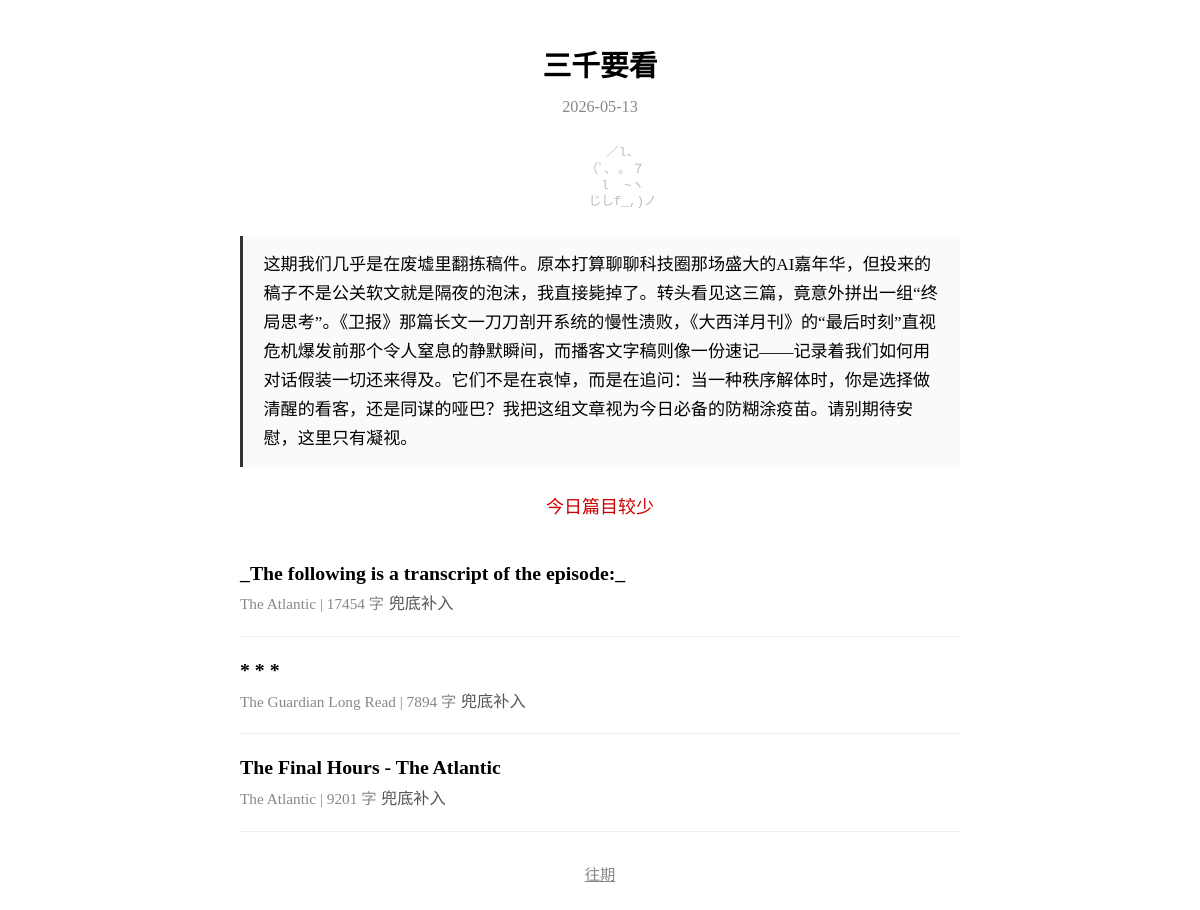
Before: / with the older database file.
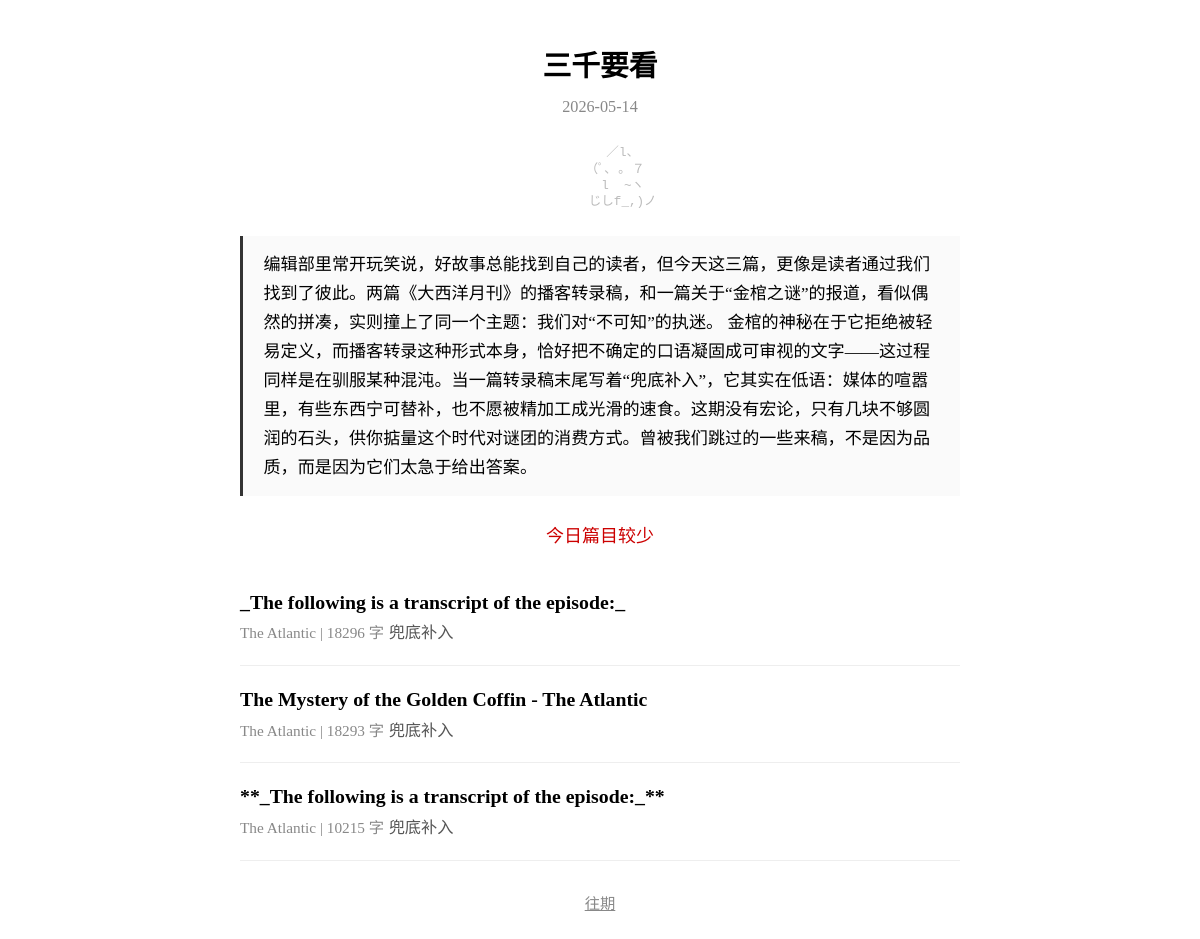
After: the same page with the newer database file.
### tables this page shows
CREATE TABLE issues (
            date TEXT PRIMARY KEY,
            articles TEXT NOT NULL DEFAULT '[]',
            editor_note TEXT NOT NULL DEFAULT '',
            stats TEXT NOT NULL DEFAULT '{}',
            epub_sent_at TEXT
        );

CREATE TABLE articles (
            id TEXT PRIMARY KEY,
            title_zh TEXT NOT NULL DEFAULT '',
            source TEXT NOT NULL DEFAULT '',
            source_url TEXT NOT NULL DEFAULT '',
            author TEXT NOT NULL DEFAULT '',
            summary_zh TEXT NOT NULL DEFAULT '',
            tags TEXT NOT NULL DEFAULT '[]',
            word_count_zh INTEGER NOT NULL DEFAULT 0,
            original_word_count INTEGER NOT NULL DEFAULT 0,
            translation_model TEXT NOT NULL DEFAULT '',
            prompt_version TEXT NOT NULL DEFAULT '',
            quality_score TEXT NOT NULL DEFAULT '{}',
            read_status TEXT NOT NULL DEFAULT 'unread',
            read_at TEXT,
            fetched_at TEXT NOT NULL DEFAULT ''
        , section_id TEXT NOT NULL DEFAULT '', has_spoiler INTEGER NOT NULL DEFAULT 0, topic_keywords TEXT NOT NULL DEFAULT '[]');

### server.py (the view)
@app.get("/", response_class=HTMLResponse)
async def index():
    latest_date = get_latest_issue_date()
    today_str = date.today().isoformat()
    if not latest_date:
        template = env.get_template("index.html")
        return template.render(issue=None, articles=[], today=today_str)
    issue = get_issue(latest_date)
    if not issue:
        template = env.get_template("index.html")
        return template.render(issue=None, articles=[], today=today_str)
    article_ids = issue.get("articles", [])
    articles = get_articles_by_ids(article_ids)
    template = env.get_template("index.html")
    return template.render(issue=issue, articles=articles, today=latest_date)

### templates/index.html (shortened to what this page needs)
<!DOCTYPE html>
<html lang="zh-CN">
<head>
</head>
<body>
{% if issue %}
<h1>三千要看</h1>
<div class="date">{{ today }}</div>
<pre class="cat-art">
      ／l、
    （ﾟ､ ｡ ７
      l  ~ヽ
      じしf_,)ノ
</pre>
<div class="editor-note">
{{ issue.editor_note | e }}
</div>
{% if issue.stats.get('fallback_note') %}
<p style="color:#c00;text-align:center">{{ issue.stats.fallback_note }}</p>
{% endif %}
<ul class="article-list">
{% for a in articles %}
<li class="article-item">
  <a href="/article/{{ a.id }}">
    <span class="title">{{ a.title_zh or a.id }}</span>
    <span class="meta">{{ a.source }} | {{ a.word_count_zh }} 字</span>
    <span class="summary">{{ a.summary_zh }}</span>
  </a>
</li>
{% endfor %}
</ul>
{% endif %}
<div class="footer">
  <a href="/archive">往期</a>
</div>
</body>
</html>

### templates/index.html (style rules this page uses)
body { max-width:720px;margin:0 auto;padding:24px 18px;background:#fff;color:#000;font-size:18px;line-height:1.6;font-family:serif }
h1 { text-align:center;font-size:1.6em;margin-bottom:.2em }
.date { text-align:center;color:#888;font-size:.9em;margin-bottom:1.5em }
.editor-note { border-left:3px solid #333;padding:.8em 1.2em;margin:1.5em 0;background:#fafafa;font-size:.95em;line-height:1.7 }
.article-list { list-style:none;padding:0 }
.article-item { padding:1em 0;border-bottom:1px solid #eee }
.article-item a { text-decoration:none;color:#000 }
.article-item .title { font-size:1.1em;font-weight:bold;display:block }
.article-item .meta { color:#888;font-size:.85em;margin-top:.3em }
.article-item .summary { color:#555;font-size:.9em;margin-top:.4em;line-height:1.5 }
.footer { text-align:center;margin-top:2em;font-size:.85em }
.footer a { color:#888 }
.cat-art { text-align:center;color:#bbb;font-size:.7em;line-height:1.3;margin:1em 0 }

Changed rows visible on the page:
removed issues: date "2026-05-13", editor_note "这期我们几乎是在废墟里翻拣稿件。原本打算聊聊科技圈那场盛大的AI嘉年华，但投来的稿子不是公关软文就是隔夜的泡沫，我直接毙掉了。转头看见这三篇，竟意外拼出一组“终局思考”。《卫报》那篇长文一刀刀剖开系统的慢性溃败，《大西洋月刊》的“最后时刻”直视危机爆发前那个令人窒息的静默瞬间，而播客文字稿则像一份速记——记录着我们如何用对话假装一切还来得及。它们不是在哀悼，而是在追问：当一种秩序解体时，你是选择做清醒的看客，还是同谋的哑巴？我把这组文章视为今日必备的防糊涂疫苗。请别期待安慰，这里只有凝视。"
removed articles: title_zh "* * *", source "The Guardian Long Read", word_count_zh "7894", summary_zh "兜底补入"
removed articles: title_zh "The Final Hours - The Atlantic", source "The Atlantic", word_count_zh "9201", summary_zh "兜底补入"
added issues: date "2026-05-14", editor_note "编辑部里常开玩笑说，好故事总能找到自己的读者，但今天这三篇，更像是读者通过我们找到了彼此。两篇《大西洋月刊》的播客转录稿，和一篇关于“金棺之谜”的报道，看似偶然的拼凑，实则撞上了同一个主题：我们对“不可知”的执迷。 金棺的神秘在于它拒绝被轻易定义，而播客转录这种形式本身，恰好把不确定的口语凝固成可审视的文字——这过程同样是在驯服某种混沌。当一篇转录稿末尾写着“兜底补入”，它其实在低语：媒体的喧嚣里，有些东西宁可替补，也不愿被精加工成光滑的速食。这期没有宏论，只有几块不够圆润的石头，供你掂量这个时代对谜团的消费方式。曾被我们跳过的一些来稿，不是因为品质，而是因为它们太急于给出答案。"
changed articles "_The following is a transcript of the episode:_": word_count_zh "17454" → "18296"
added articles: title_zh "The Mystery of the Golden Coffin - The Atlantic", source "The Atlantic", word_count_zh "18293", summary_zh "兜底补入"
added articles: title_zh "**_The following is a transcript of the episode:_**", source "The Atlantic", word_count_zh "10215", summary_zh "兜底补入"
